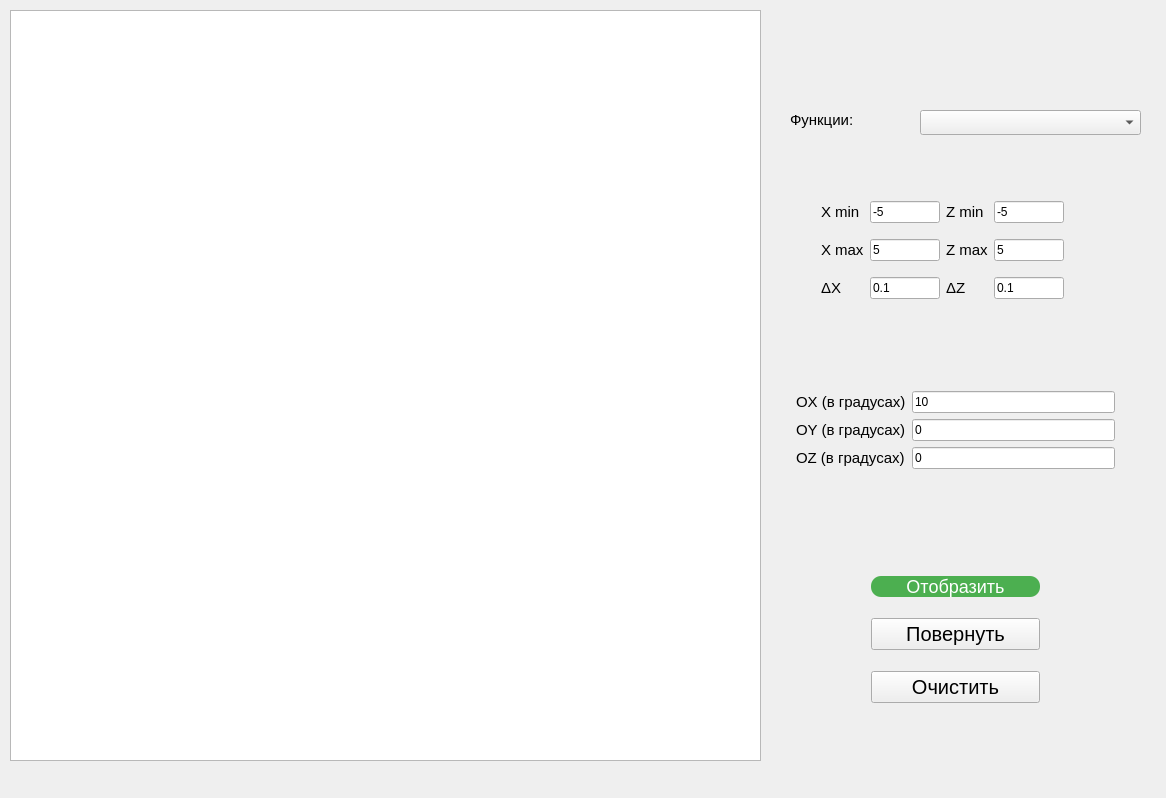
<?xml version="1.0" encoding="UTF-8"?>
<ui version="4.0">
 <class>MainWindow</class>
 <widget class="QMainWindow" name="MainWindow">
  <property name="geometry">
   <rect>
    <x>0</x>
    <y>0</y>
    <width>1166</width>
    <height>798</height>
   </rect>
  </property>
  <property name="windowTitle">
   <string>MainWindow</string>
  </property>
  <widget class="QWidget" name="centralWidget">
   <widget class="QGraphicsView" name="mainview">
    <property name="geometry">
     <rect>
      <x>10</x>
      <y>10</y>
      <width>751</width>
      <height>751</height>
     </rect>
    </property>
   </widget>
   <widget class="QComboBox" name="funcs">
    <property name="geometry">
     <rect>
      <x>920</x>
      <y>110</y>
      <width>221</width>
      <height>25</height>
     </rect>
    </property>
   </widget>
   <widget class="QLabel" name="label_10">
    <property name="geometry">
     <rect>
      <x>790</x>
      <y>110</y>
      <width>101</width>
      <height>20</height>
     </rect>
    </property>
    <property name="font">
     <font>
      <pointsize>11</pointsize>
     </font>
    </property>
    <property name="text">
     <string>Функции:</string>
    </property>
   </widget>
   <widget class="QWidget" name="gridLayoutWidget">
    <property name="geometry">
     <rect>
      <x>810</x>
      <y>180</y>
      <width>265</width>
      <height>141</height>
     </rect>
    </property>
    <layout class="QGridLayout" name="gridLayout">
     <item row="1" column="1">
      <widget class="QLineEdit" name="x_max_text">
       <property name="text">
        <string>5</string>
       </property>
      </widget>
     </item>
     <item row="0" column="1">
      <widget class="QLineEdit" name="x_min_text">
       <property name="text">
        <string>-5</string>
       </property>
      </widget>
     </item>
     <item row="2" column="1">
      <widget class="QLineEdit" name="delta_x_text">
       <property name="text">
        <string>0.1</string>
       </property>
      </widget>
     </item>
     <item row="2" column="2">
      <widget class="QLabel" name="label_6">
       <property name="font">
        <font>
         <pointsize>11</pointsize>
        </font>
       </property>
       <property name="text">
        <string>ΔZ</string>
       </property>
      </widget>
     </item>
     <item row="1" column="2">
      <widget class="QLabel" name="label_3">
       <property name="font">
        <font>
         <pointsize>11</pointsize>
        </font>
       </property>
       <property name="text">
        <string>Z max</string>
       </property>
      </widget>
     </item>
     <item row="0" column="0">
      <widget class="QLabel" name="label">
       <property name="font">
        <font>
         <pointsize>11</pointsize>
        </font>
       </property>
       <property name="text">
        <string>X min</string>
       </property>
      </widget>
     </item>
     <item row="1" column="0">
      <widget class="QLabel" name="label_2">
       <property name="font">
        <font>
         <pointsize>11</pointsize>
        </font>
       </property>
       <property name="text">
        <string>X max</string>
       </property>
      </widget>
     </item>
     <item row="0" column="2">
      <widget class="QLabel" name="label_4">
       <property name="font">
        <font>
         <pointsize>11</pointsize>
        </font>
       </property>
       <property name="text">
        <string>Z min</string>
       </property>
      </widget>
     </item>
     <item row="2" column="0">
      <widget class="QLabel" name="label_5">
       <property name="font">
        <font>
         <pointsize>11</pointsize>
        </font>
       </property>
       <property name="text">
        <string>ΔX</string>
       </property>
      </widget>
     </item>
     <item row="0" column="3">
      <widget class="QLineEdit" name="z_min_text">
       <property name="text">
        <string>-5</string>
       </property>
      </widget>
     </item>
     <item row="1" column="3">
      <widget class="QLineEdit" name="z_max_text">
       <property name="text">
        <string>5</string>
       </property>
      </widget>
     </item>
     <item row="2" column="3">
      <widget class="QLineEdit" name="delta_z_text">
       <property name="text">
        <string>0.1</string>
       </property>
      </widget>
     </item>
    </layout>
   </widget>
   <widget class="QWidget" name="formLayoutWidget">
    <property name="geometry">
     <rect>
      <x>785</x>
      <y>380</y>
      <width>341</width>
      <height>111</height>
     </rect>
    </property>
    <layout class="QFormLayout" name="formLayout">
     <item row="0" column="0">
      <widget class="QLabel" name="label_7">
       <property name="font">
        <font>
         <pointsize>11</pointsize>
        </font>
       </property>
       <property name="text">
        <string>OX (в градусах)</string>
       </property>
      </widget>
     </item>
     <item row="0" column="1">
      <widget class="QLineEdit" name="delta_theta_OX_text">
       <property name="text">
        <string>10</string>
       </property>
      </widget>
     </item>
     <item row="1" column="1">
      <widget class="QLineEdit" name="delta_theta_OY_text">
       <property name="text">
        <string>0</string>
       </property>
      </widget>
     </item>
     <item row="2" column="0">
      <widget class="QLabel" name="label_9">
       <property name="font">
        <font>
         <pointsize>11</pointsize>
        </font>
       </property>
       <property name="text">
        <string>OZ (в градусах)</string>
       </property>
      </widget>
     </item>
     <item row="2" column="1">
      <widget class="QLineEdit" name="delta_theta_OZ_text">
       <property name="text">
        <string>0</string>
       </property>
      </widget>
     </item>
     <item row="1" column="0">
      <widget class="QLabel" name="label_8">
       <property name="font">
        <font>
         <pointsize>11</pointsize>
        </font>
       </property>
       <property name="text">
        <string>OY (в градусах)</string>
       </property>
      </widget>
     </item>
    </layout>
   </widget>
   <widget class="QWidget" name="verticalLayoutWidget">
    <property name="geometry">
     <rect>
      <x>860</x>
      <y>550</y>
      <width>191</width>
      <height>181</height>
     </rect>
    </property>
    <layout class="QVBoxLayout" name="verticalLayout">
     <item>
      <widget class="QPushButton" name="draw_all_btn">
       <property name="font">
        <font>
         <pointsize>-1</pointsize>
         <underline>false</underline>
         <strikeout>false</strikeout>
        </font>
       </property>
       <property name="styleSheet">
        <string notr="true">QPushButton {
                                  display: inline-block;
                                  font-size: 18px;
                                  cursor: pointer;
                                  text-align: center;
                                  text-decoration: none;
                                  outline: none;
                                  color: #fff;
                                  background-color: #4CAF50;
                                  border: none;
                                  border-radius: 10px;
                                  box-shadow: 0 9px #999;
                                }
QPushButton:hover {background-color: #3e8e41}
QPushButton:pressed {
                                  background-color: #3e8e41;
                                  box-shadow: 0 5px #666;
                                  transform: translateY(4px);
                                }</string>
       </property>
       <property name="text">
        <string>Отобразить</string>
       </property>
      </widget>
     </item>
     <item>
      <widget class="QPushButton" name="rotate_btn">
       <property name="font">
        <font>
         <pointsize>15</pointsize>
        </font>
       </property>
       <property name="text">
        <string>Повернуть</string>
       </property>
      </widget>
     </item>
     <item>
      <widget class="QPushButton" name="clear_all_btn">
       <property name="font">
        <font>
         <pointsize>15</pointsize>
        </font>
       </property>
       <property name="text">
        <string>Очистить</string>
       </property>
      </widget>
     </item>
    </layout>
   </widget>
  </widget>
 </widget>
 <layoutdefault spacing="6" margin="11"/>
 <resources/>
 <connections/>
</ui>
